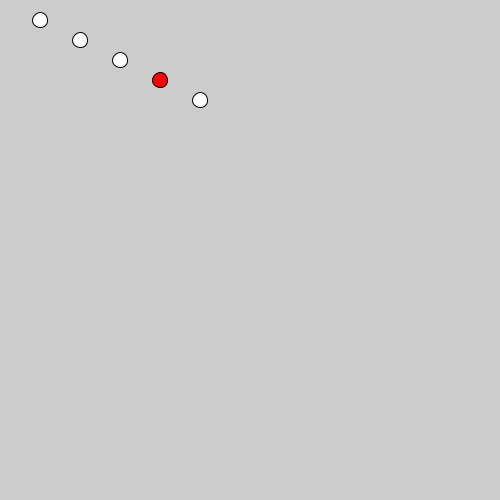
Frame 1 (no input)
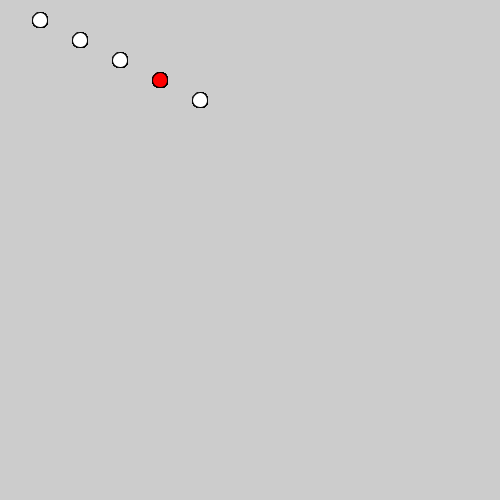
Frame 60 (the mouse pressed at the canvas centre just before this capture)
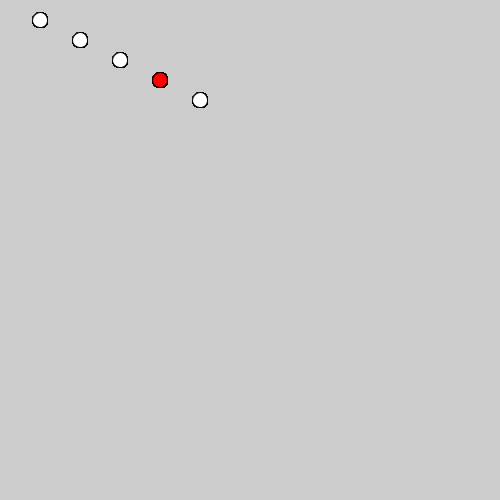
Frame 120 (the mouse held since frame 60 and released just before this capture)

The Processing sketch that drew these frames (run headless with seeded random() and noise(); from frame 60 on, the mouse is pressed at the canvas centre):

// Processing sketch: array_01
// ── array_01.pde
float [] valoresA = {40, 80, 120, 160, 200};
float [] valoresB = {20, 40, 60, 80, 100};

void setup() {
  size(500, 500);
}

void draw() {
  
  // por lo general, para acceder a la informacion guardada en el array utilizamos un for loop
  // el for loop, como es un contador (i) que incrementa en cada vuelta,
  // nos permite ir revisando uno a uno los "espacios" del array
  
  for (int i=0; i<valoresA.length; i++) {
    if (i==3) {         //si es el espacio (elemento) #3 del array
      fill(255, 0, 0);  //pinta rojo
    } else {            //si no
      fill(255);        //pinta blanco
    }

    ellipse(valoresA[i], valoresB[i], 15, 15); //dibuja en la posiciones guardadas en el array
  }
}
